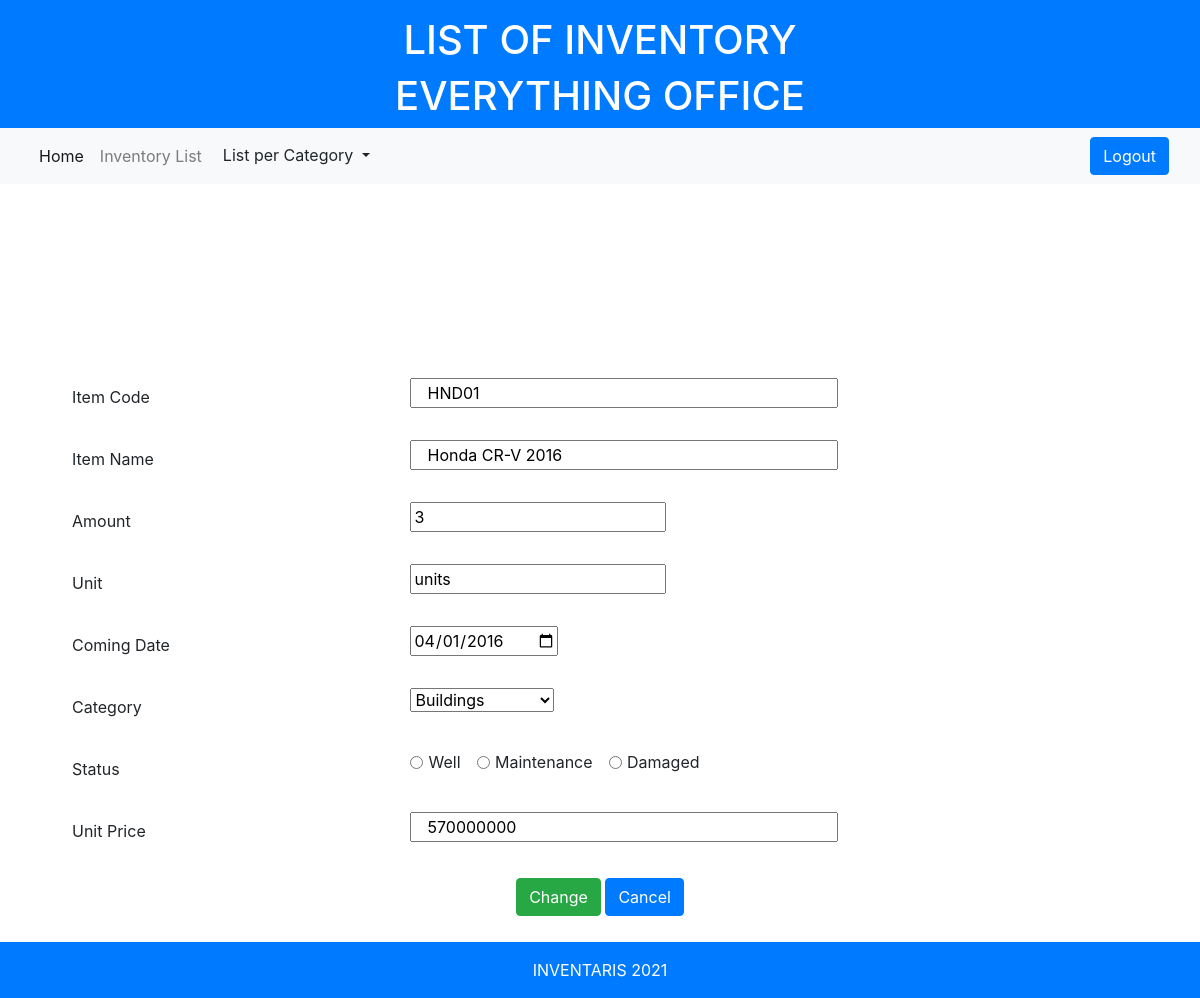
Page /edit.php?item_id=HND01 (signed in) on the committed database.
### tables this page shows
CREATE TABLE `inventory` (
  `item_id` varchar(10) NOT NULL,
  `item_name` varchar(30) NOT NULL,
  `amount` int(11) NOT NULL,
  `unit` varchar(15) NOT NULL,
  `arrival_date` date NOT NULL,
  `category` varchar(20) NOT NULL,
  `item_status` varchar(20) NOT NULL,
  `price` int(20) NOT NULL
);

### database.php (called while the page is built, shortened)
<?php
    $connect = mysqli_connect("localhost", "root", "", "responsi");
function query($query){
    global $connect;
    $result = mysqli_query($connect, $query);
    $rows = [];
    while($row = mysqli_fetch_assoc($result)){
        $rows[] = $row;
    }
    return $rows;
}
?>

### edit.php (the view, shortened to what this page needs)
<?php
    include 'database.php';
    $item_id = $_GET['item_id'];
    $data = query("SELECT * FROM inventory WHERE item_id = '$item_id'")[0];
?>
<!DOCTYPE html>
<html>
  <head>
    <link rel="stylesheet" href="https://cdn.jsdelivr.net/npm/bootstrap@4.5.3/dist/css/bootstrap.min.css">
  </head>
  <body>
  <footer class="bg-primary text-white">
    <div class="container">
      <div class="row pt-3">
        <div class="col text-center">
          <h1>LIST OF INVENTORY</h1>
          <h1>EVERYTHING OFFICE</h1>
        </div>
      </div>
    </div>
  </footer>
  <nav class="navbar navbar-expand-lg navbar-light bg-light">
  <div class="container-fluid">
    <div class="collapse navbar-collapse" id="navbarNavDropdown">
      <ul class="navbar-nav">
        <li class="nav-item">
          <a class="nav-link active" aria-current="page" href="index.php">Home</a>
        </li>
        <li class="nav-item">
          <a class="nav-link" href="list.php">Inventory List</a>
        </li>
        <li class="nav-item dropdown">
                <div class="dropdown">
          <button class="btn btn-light dropdown-toggle" type="button" id="dropdownMenuButton" data-toggle="dropdown" aria-haspopup="true" aria-expanded="false">
          List per Category
          </button>
        </div>
        </li>
      </ul>
    </div>
    <a class="btn btn-primary fixed-right" href="logout.php" role="button">Logout</a>
  </div>
  </nav>
    <div class="container">
    <form action="" method="POST">
    <table class="table table-borderless" id="table">
      <tr>
        <div class="form-group" style="padding-bottom: 10px;">
        <td> <label for="item_id" class="col-sm-5 col-form-label">Item Code</label></td>
        <td><input type="text" name="item_id" id="item_id" class="col-sm-7" placeholder="Item Code" aria-label="Item Code example" required value="<?= $data["item_id"] ?>"></td>
        </div>
      </tr>
      <tr>
        <div class="form-group" style="padding-bottom: 10px;">
        <td><label for="item_name" class="col-sm-5 col-form-label">Item Name</label></td>
        <td><input type="text" name="item_name" id="item_name" class="col-sm-7" placeholder="Item Name" aria-label="Item Name example" required value="<?= $data["item_name"] ?>"></td>
        </div>
      </tr>
      <tr>
        <div class="form-group" style="padding-bottom: 10px;">
        <td><label for="amount" class="col-sm-5 col-form-label">Amount</label></td>
        <td><input type="" name="amount" id="amount" placeholder="Amount" aria-label="Amount example" required value="<?= $data["amount"] ?>"></td>
        </div>
      </tr>
      <tr>
        <div class="form-group" style="padding-bottom: 10px;">
        <td><label for="unit" class="col-sm-5 col-form-label">Unit</label></td>
        <td><input type="text" name="unit" id="unit" placeholder="Unit" aria-label="Unit example" required value="<?= $data["unit"] ?>"></td>
        </div>
      </tr>
      <tr>
        <div class="form-group" style="padding-bottom: 10px;">
        <td><label for="arrival_date" class="col-sm-5 col-form-label">Coming Date</label></td>
        <td><input type="date" name="arrival_date" id="arrival_date" required value="<?= $data["arrival_date"] ?>"></td>
        </div>
      </tr>
      <tr>
        <div class="form-group" style="padding-bottom: 10px;">
        <td><label for="category" class="col-sm-5 col-form-label">Category</label></td>
        <td><select class="form-select" aria-label="Category select example" name="category" value="<?= $data["category"] ?>">
            <option value="Buildings" selected>Buildings</option>
            </select></td>
        </div>
      </tr>
      <tr>
      <td><label for="item_status" class="col-sm-5 col-form-label">Status</label></td>
          <td>
          <div class="form-check form-check-inline">
            <input class="form-check-input" type="radio" name="item_status" id="inlineRadio1" value="<?= $data["item_status"] ?>">
            <label class="form-check-label" for="inlineRadio1">Well</label>
          </div>
          <div class="form-check form-check-inline">
            <input class="form-check-input" type="radio" name="item_status" id="inlineRadio2" value="<?= $data["item_status"] ?>">
            <label class="form-check-label" for="inlineRadio2">Maintenance</label>
          </div>
          <div class="form-check form-check-inline">
            <input class="form-check-input" type="radio" name="item_status" id="inlineRadio3" value="<?= $data["item_status"] ?>">
            <label class="form-check-label" for="inlineRadio3">Damaged</label>
          </div>
          </td>
      </tr>
      <tr>
        <div class="form-group" style="padding-bottom: 10px;">
        <td><label for="price" class="col-sm-5 col-form-label">Unit Price</label></td>
        <td><input type="text" name="price" id="price" class="col-sm-7" placeholder="Unit Price" aria-label="Unit Price example" required value="<?= $data["price"] ?>"></td>
        </div>
      </tr>
    </table>
    <tr>
        <div class="form-group" style="padding-bottom: 10px;">
        <td><center><button type="submit" name="submit" class="btn btn-success">Change</button>
        <a href="list.php" class="btn btn-primary">Cancel</a></center>
        </td>
        </div>
      </tr>
      </form>
    </div>
  <footer class="bg-primary text-white">
    <div class="container">
      <div class="row pt-3">
        <div class="col text-center">
          <p>INVENTARIS 2021</p>
        </div>
      </div>
    </div>
  </footer>
  </body>
</html>

### rows in the picture
inventory: item_id "HND01", item_name "Honda CR-V 2016", amount "3", unit "units", arrival_date "04/01/2016", category "Buildings", price "570000000"
